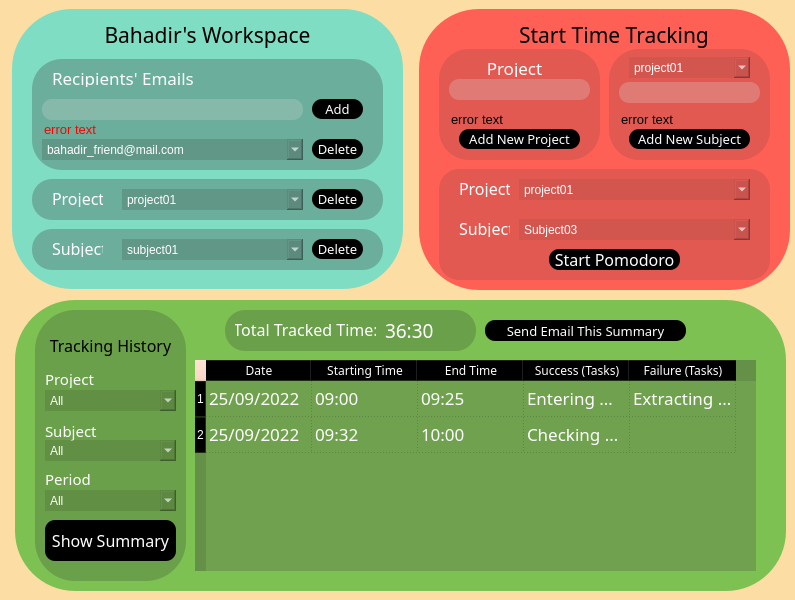
<?xml version="1.0" encoding="UTF-8"?>
<ui version="4.0">
 <class>mainMenuWidget</class>
 <widget class="QWidget" name="mainMenuWidget">
  <property name="geometry">
   <rect>
    <x>0</x>
    <y>0</y>
    <width>795</width>
    <height>600</height>
   </rect>
  </property>
  <property name="windowTitle">
   <string>Widget</string>
  </property>
  <property name="styleSheet">
   <string notr="true">background-color: rgb(252, 222, 164);</string>
  </property>
  <widget class="QWidget" name="UpsideWidget" native="true">
   <property name="geometry">
    <rect>
     <x>-1</x>
     <y>-1</y>
     <width>801</width>
     <height>301</height>
    </rect>
   </property>
   <property name="styleSheet">
    <string notr="true"/>
   </property>
   <widget class="QWidget" name="userWorkspaceWidget" native="true">
    <property name="enabled">
     <bool>true</bool>
    </property>
    <property name="geometry">
     <rect>
      <x>13</x>
      <y>10</y>
      <width>391</width>
      <height>280</height>
     </rect>
    </property>
    <property name="styleSheet">
     <string notr="true">background-color:rgb(126, 221, 194);
color:rgb(255,255,255);

border-radius:60px;
</string>
    </property>
    <widget class="QLabel" name="titleWorkspaceLabel">
     <property name="geometry">
      <rect>
       <x>30</x>
       <y>10</y>
       <width>331</width>
       <height>31</height>
      </rect>
     </property>
     <property name="font">
      <font>
       <family>Chalkboard</family>
       <pointsize>16</pointsize>
       <underline>false</underline>
      </font>
     </property>
     <property name="layoutDirection">
      <enum>Qt::LeftToRight</enum>
     </property>
     <property name="styleSheet">
      <string notr="true">color:rgb(0,0,0);</string>
     </property>
     <property name="text">
      <string>Bahadir's Workspace</string>
     </property>
     <property name="alignment">
      <set>Qt::AlignCenter</set>
     </property>
    </widget>
    <widget class="QWidget" name="projectDeleteWidget" native="true">
     <property name="enabled">
      <bool>true</bool>
     </property>
     <property name="geometry">
      <rect>
       <x>20</x>
       <y>170</y>
       <width>351</width>
       <height>41</height>
      </rect>
     </property>
     <property name="styleSheet">
      <string notr="true">background-color:rgba(87, 128, 115, 128);
border-radius:20px;
</string>
     </property>
     <widget class="QPushButton" name="projectDeleteButton">
      <property name="geometry">
       <rect>
        <x>280</x>
        <y>10</y>
        <width>51</width>
        <height>20</height>
       </rect>
      </property>
      <property name="font">
       <font>
        <family>Chalkboard</family>
        <pointsize>10</pointsize>
       </font>
      </property>
      <property name="styleSheet">
       <string notr="true">background-color:rgb(0, 0, 0);
border-radius:10px;
color:rgb(255, 255, 255);</string>
      </property>
      <property name="text">
       <string>Delete</string>
      </property>
     </widget>
     <widget class="QLabel" name="projectDeleteLabel">
      <property name="geometry">
       <rect>
        <x>20</x>
        <y>10</y>
        <width>51</width>
        <height>18</height>
       </rect>
      </property>
      <property name="font">
       <font>
        <family>Chalkboard</family>
        <pointsize>12</pointsize>
        <bold>false</bold>
        <underline>false</underline>
       </font>
      </property>
      <property name="layoutDirection">
       <enum>Qt::LeftToRight</enum>
      </property>
      <property name="styleSheet">
       <string notr="true">background-color:rgba(255, 255, 255, 0);</string>
      </property>
      <property name="text">
       <string>Project</string>
      </property>
     </widget>
     <widget class="QComboBox" name="projectDeleteCombo">
      <property name="geometry">
       <rect>
        <x>90</x>
        <y>10</y>
        <width>181</width>
        <height>21</height>
       </rect>
      </property>
      <property name="styleSheet">
       <string notr="true"/>
      </property>
      <item>
       <property name="text">
        <string>project01</string>
       </property>
      </item>
      <item>
       <property name="text">
        <string>project02</string>
       </property>
      </item>
      <item>
       <property name="text">
        <string>project03</string>
       </property>
      </item>
     </widget>
    </widget>
    <widget class="QWidget" name="subjectDeleteWidget" native="true">
     <property name="enabled">
      <bool>true</bool>
     </property>
     <property name="geometry">
      <rect>
       <x>20</x>
       <y>220</y>
       <width>351</width>
       <height>41</height>
      </rect>
     </property>
     <property name="styleSheet">
      <string notr="true">background-color:rgba(87, 128, 115, 128);
border-radius:20px;
</string>
     </property>
     <widget class="QPushButton" name="subjectDeleteButton">
      <property name="geometry">
       <rect>
        <x>280</x>
        <y>10</y>
        <width>51</width>
        <height>20</height>
       </rect>
      </property>
      <property name="font">
       <font>
        <family>Chalkboard</family>
        <pointsize>10</pointsize>
       </font>
      </property>
      <property name="styleSheet">
       <string notr="true">background-color:rgb(0, 0, 0);
border-radius:10px;
color:rgb(255, 255, 255);</string>
      </property>
      <property name="text">
       <string>Delete</string>
      </property>
     </widget>
     <widget class="QLabel" name="subjectDeleteLabel">
      <property name="geometry">
       <rect>
        <x>20</x>
        <y>10</y>
        <width>51</width>
        <height>18</height>
       </rect>
      </property>
      <property name="font">
       <font>
        <family>Chalkboard</family>
        <pointsize>12</pointsize>
        <bold>false</bold>
        <underline>false</underline>
       </font>
      </property>
      <property name="layoutDirection">
       <enum>Qt::LeftToRight</enum>
      </property>
      <property name="styleSheet">
       <string notr="true">background-color:rgba(255, 255, 255, 0);</string>
      </property>
      <property name="text">
       <string>Subject</string>
      </property>
     </widget>
     <widget class="QComboBox" name="subjectDeleteCombo">
      <property name="geometry">
       <rect>
        <x>90</x>
        <y>10</y>
        <width>181</width>
        <height>21</height>
       </rect>
      </property>
      <property name="styleSheet">
       <string notr="true"/>
      </property>
      <item>
       <property name="text">
        <string>subject01</string>
       </property>
      </item>
      <item>
       <property name="text">
        <string>subject02</string>
       </property>
      </item>
      <item>
       <property name="text">
        <string>subject03</string>
       </property>
      </item>
     </widget>
    </widget>
    <widget class="QWidget" name="recipientsWidget" native="true">
     <property name="enabled">
      <bool>true</bool>
     </property>
     <property name="geometry">
      <rect>
       <x>20</x>
       <y>50</y>
       <width>351</width>
       <height>111</height>
      </rect>
     </property>
     <property name="styleSheet">
      <string notr="true">background-color:rgba(87, 128, 115, 128);
border-radius:30px;
</string>
     </property>
     <widget class="QPushButton" name="deleteRecipientButton">
      <property name="geometry">
       <rect>
        <x>280</x>
        <y>80</y>
        <width>51</width>
        <height>20</height>
       </rect>
      </property>
      <property name="font">
       <font>
        <family>Chalkboard</family>
        <pointsize>10</pointsize>
       </font>
      </property>
      <property name="styleSheet">
       <string notr="true">background-color:rgb(0, 0, 0);
border-radius:10px;
color:rgb(255, 255, 255);</string>
      </property>
      <property name="text">
       <string>Delete</string>
      </property>
     </widget>
     <widget class="QLabel" name="recipientTitleLabel">
      <property name="geometry">
       <rect>
        <x>20</x>
        <y>10</y>
        <width>251</width>
        <height>18</height>
       </rect>
      </property>
      <property name="font">
       <font>
        <family>Chalkboard</family>
        <pointsize>13</pointsize>
        <bold>false</bold>
        <underline>false</underline>
       </font>
      </property>
      <property name="layoutDirection">
       <enum>Qt::LeftToRight</enum>
      </property>
      <property name="styleSheet">
       <string notr="true">background-color:rgba(255, 255, 255, 0);</string>
      </property>
      <property name="text">
       <string>Recipients' Emails</string>
      </property>
     </widget>
     <widget class="QComboBox" name="deleteRecipientCombo">
      <property name="geometry">
       <rect>
        <x>10</x>
        <y>80</y>
        <width>261</width>
        <height>21</height>
       </rect>
      </property>
      <property name="styleSheet">
       <string notr="true"/>
      </property>
      <item>
       <property name="text">
        <string>bahadir_friend@mail.com</string>
       </property>
      </item>
      <item>
       <property name="text">
        <string>bahadir_parent@mail.com</string>
       </property>
      </item>
      <item>
       <property name="text">
        <string>bahadir_boss@mail.com</string>
       </property>
      </item>
     </widget>
     <widget class="QLineEdit" name="addRecipientInput">
      <property name="geometry">
       <rect>
        <x>10</x>
        <y>40</y>
        <width>261</width>
        <height>21</height>
       </rect>
      </property>
      <property name="styleSheet">
       <string notr="true">background-color: rgba(217, 217, 217, 66);
border-radius:10px;
</string>
      </property>
      <property name="text">
       <string/>
      </property>
     </widget>
     <widget class="QPushButton" name="addRecipientButton">
      <property name="geometry">
       <rect>
        <x>280</x>
        <y>40</y>
        <width>51</width>
        <height>20</height>
       </rect>
      </property>
      <property name="font">
       <font>
        <family>Chalkboard</family>
        <pointsize>10</pointsize>
       </font>
      </property>
      <property name="styleSheet">
       <string notr="true">background-color:rgb(0, 0, 0);
border-radius:10px;
color:rgb(255, 255, 255);</string>
      </property>
      <property name="text">
       <string>Add</string>
      </property>
     </widget>
     <widget class="QLineEdit" name="errorTextRecipientsEmailLabel">
      <property name="geometry">
       <rect>
        <x>10</x>
        <y>60</y>
        <width>271</width>
        <height>21</height>
       </rect>
      </property>
      <property name="font">
       <font>
        <pointsize>10</pointsize>
       </font>
      </property>
      <property name="styleSheet">
       <string notr="true">background-color: rgba(255, 255, 255, 0);
color:red;</string>
      </property>
      <property name="text">
       <string>error text</string>
      </property>
     </widget>
    </widget>
   </widget>
   <widget class="QWidget" name="startTimeTrackingWidget" native="true">
    <property name="enabled">
     <bool>true</bool>
    </property>
    <property name="geometry">
     <rect>
      <x>420</x>
      <y>10</y>
      <width>371</width>
      <height>281</height>
     </rect>
    </property>
    <property name="styleSheet">
     <string notr="true">background-color:rgb(255, 96, 86);
color:rgb(255,255,255);

border-radius:60px;</string>
    </property>
    <widget class="QLabel" name="startTimeTrackingLabel">
     <property name="geometry">
      <rect>
       <x>90</x>
       <y>10</y>
       <width>210</width>
       <height>31</height>
      </rect>
     </property>
     <property name="font">
      <font>
       <family>Chalkboard</family>
       <pointsize>16</pointsize>
       <underline>false</underline>
      </font>
     </property>
     <property name="layoutDirection">
      <enum>Qt::LeftToRight</enum>
     </property>
     <property name="styleSheet">
      <string notr="true">color:rgb(0,0,0);</string>
     </property>
     <property name="text">
      <string>Start Time Tracking</string>
     </property>
     <property name="alignment">
      <set>Qt::AlignCenter</set>
     </property>
    </widget>
    <widget class="QWidget" name="addProjectWidget" native="true">
     <property name="enabled">
      <bool>true</bool>
     </property>
     <property name="geometry">
      <rect>
       <x>20</x>
       <y>40</y>
       <width>161</width>
       <height>111</height>
      </rect>
     </property>
     <property name="styleSheet">
      <string notr="true">background-color:rgba(193, 81, 76, 125);
border-radius:30px;
</string>
     </property>
     <widget class="QLabel" name="addProjectLabel">
      <property name="geometry">
       <rect>
        <x>40</x>
        <y>10</y>
        <width>71</width>
        <height>18</height>
       </rect>
      </property>
      <property name="font">
       <font>
        <family>Chalkboard</family>
        <pointsize>13</pointsize>
        <bold>false</bold>
        <underline>false</underline>
       </font>
      </property>
      <property name="layoutDirection">
       <enum>Qt::LeftToRight</enum>
      </property>
      <property name="styleSheet">
       <string notr="true">background-color:rgba(255, 255, 255, 0);</string>
      </property>
      <property name="text">
       <string>Project</string>
      </property>
      <property name="alignment">
       <set>Qt::AlignCenter</set>
      </property>
     </widget>
     <widget class="QLineEdit" name="addProjectInput">
      <property name="geometry">
       <rect>
        <x>10</x>
        <y>30</y>
        <width>141</width>
        <height>21</height>
       </rect>
      </property>
      <property name="styleSheet">
       <string notr="true">background-color: rgba(217, 217, 217, 66);
border-radius:10px;
</string>
      </property>
      <property name="text">
       <string/>
      </property>
     </widget>
     <widget class="QPushButton" name="addProjectButton">
      <property name="geometry">
       <rect>
        <x>20</x>
        <y>80</y>
        <width>121</width>
        <height>20</height>
       </rect>
      </property>
      <property name="font">
       <font>
        <family>Chalkboard</family>
        <pointsize>10</pointsize>
       </font>
      </property>
      <property name="styleSheet">
       <string notr="true">background-color:rgb(0, 0, 0);
border-radius:10px;
color:rgb(255, 255, 255);</string>
      </property>
      <property name="text">
       <string>Add New Project</string>
      </property>
     </widget>
     <widget class="QLineEdit" name="errorTextProjectLabel">
      <property name="geometry">
       <rect>
        <x>10</x>
        <y>60</y>
        <width>141</width>
        <height>20</height>
       </rect>
      </property>
      <property name="font">
       <font>
        <pointsize>10</pointsize>
       </font>
      </property>
      <property name="styleSheet">
       <string notr="true">background-color: rgba(255, 255, 255, 0);
color:black;</string>
      </property>
      <property name="text">
       <string>error text</string>
      </property>
     </widget>
    </widget>
    <widget class="QWidget" name="selectProjectSubjectWidget" native="true">
     <property name="enabled">
      <bool>true</bool>
     </property>
     <property name="geometry">
      <rect>
       <x>20</x>
       <y>160</y>
       <width>331</width>
       <height>111</height>
      </rect>
     </property>
     <property name="styleSheet">
      <string notr="true">background-color:rgba(193, 81, 76, 125);
border-radius:20px;
</string>
     </property>
     <widget class="QLabel" name="selectProjectLabel">
      <property name="geometry">
       <rect>
        <x>20</x>
        <y>10</y>
        <width>51</width>
        <height>18</height>
       </rect>
      </property>
      <property name="font">
       <font>
        <family>Chalkboard</family>
        <pointsize>12</pointsize>
        <bold>false</bold>
        <underline>false</underline>
       </font>
      </property>
      <property name="layoutDirection">
       <enum>Qt::LeftToRight</enum>
      </property>
      <property name="styleSheet">
       <string notr="true">background-color:rgba(255, 255, 255, 0);</string>
      </property>
      <property name="text">
       <string>Project</string>
      </property>
     </widget>
     <widget class="QComboBox" name="selectProjectCombo">
      <property name="geometry">
       <rect>
        <x>80</x>
        <y>10</y>
        <width>231</width>
        <height>21</height>
       </rect>
      </property>
      <property name="styleSheet">
       <string notr="true"/>
      </property>
      <item>
       <property name="text">
        <string>project01</string>
       </property>
      </item>
      <item>
       <property name="text">
        <string>project02</string>
       </property>
      </item>
      <item>
       <property name="text">
        <string>project03</string>
       </property>
      </item>
     </widget>
     <widget class="QLabel" name="selectSubjectLabel">
      <property name="geometry">
       <rect>
        <x>20</x>
        <y>50</y>
        <width>51</width>
        <height>18</height>
       </rect>
      </property>
      <property name="font">
       <font>
        <family>Chalkboard</family>
        <pointsize>12</pointsize>
        <bold>false</bold>
        <underline>false</underline>
       </font>
      </property>
      <property name="layoutDirection">
       <enum>Qt::LeftToRight</enum>
      </property>
      <property name="styleSheet">
       <string notr="true">background-color:rgba(255, 255, 255, 0);</string>
      </property>
      <property name="text">
       <string>Subject</string>
      </property>
     </widget>
     <widget class="QPushButton" name="startPomodoroButton">
      <property name="geometry">
       <rect>
        <x>110</x>
        <y>80</y>
        <width>131</width>
        <height>21</height>
       </rect>
      </property>
      <property name="font">
       <font>
        <family>Chalkboard</family>
        <pointsize>12</pointsize>
       </font>
      </property>
      <property name="styleSheet">
       <string notr="true">background-color:rgb(0, 0, 0);
border-radius:10px;
color:rgb(255, 255, 255);</string>
      </property>
      <property name="text">
       <string>Start Pomodoro</string>
      </property>
     </widget>
     <widget class="QComboBox" name="selectSubjectCombo">
      <property name="geometry">
       <rect>
        <x>80</x>
        <y>50</y>
        <width>231</width>
        <height>21</height>
       </rect>
      </property>
      <property name="styleSheet">
       <string notr="true"/>
      </property>
      <item>
       <property name="text">
        <string>Subject03</string>
       </property>
      </item>
      <item>
       <property name="text">
        <string>Subject01</string>
       </property>
      </item>
      <item>
       <property name="text">
        <string>Subject02</string>
       </property>
      </item>
     </widget>
    </widget>
    <widget class="QWidget" name="addSubjectWidget" native="true">
     <property name="enabled">
      <bool>true</bool>
     </property>
     <property name="geometry">
      <rect>
       <x>190</x>
       <y>40</y>
       <width>161</width>
       <height>111</height>
      </rect>
     </property>
     <property name="styleSheet">
      <string notr="true">background-color:rgba(193, 81, 76, 125);
border-radius:30px;
</string>
     </property>
     <widget class="QLineEdit" name="addSubjectInput">
      <property name="geometry">
       <rect>
        <x>10</x>
        <y>33</y>
        <width>141</width>
        <height>21</height>
       </rect>
      </property>
      <property name="styleSheet">
       <string notr="true">background-color: rgba(217, 217, 217, 66);
border-radius:10px;
</string>
      </property>
      <property name="text">
       <string/>
      </property>
     </widget>
     <widget class="QComboBox" name="addSubjectOnProjectCombo">
      <property name="geometry">
       <rect>
        <x>20</x>
        <y>8</y>
        <width>121</width>
        <height>21</height>
       </rect>
      </property>
      <property name="styleSheet">
       <string notr="true"/>
      </property>
      <item>
       <property name="text">
        <string>project01</string>
       </property>
      </item>
      <item>
       <property name="text">
        <string>project02</string>
       </property>
      </item>
      <item>
       <property name="text">
        <string>project03</string>
       </property>
      </item>
     </widget>
     <widget class="QPushButton" name="addSubjectButton">
      <property name="geometry">
       <rect>
        <x>20</x>
        <y>80</y>
        <width>121</width>
        <height>20</height>
       </rect>
      </property>
      <property name="font">
       <font>
        <family>Chalkboard</family>
        <pointsize>10</pointsize>
       </font>
      </property>
      <property name="styleSheet">
       <string notr="true">background-color:rgb(0, 0, 0);
border-radius:10px;
color:rgb(255, 255, 255);</string>
      </property>
      <property name="text">
       <string>Add New Subject</string>
      </property>
     </widget>
     <widget class="QLineEdit" name="errorTextSubjectLabel">
      <property name="geometry">
       <rect>
        <x>10</x>
        <y>60</y>
        <width>141</width>
        <height>20</height>
       </rect>
      </property>
      <property name="font">
       <font>
        <pointsize>10</pointsize>
       </font>
      </property>
      <property name="styleSheet">
       <string notr="true">background-color: rgba(255, 255, 255, 0);
color:black;</string>
      </property>
      <property name="text">
       <string>error text</string>
      </property>
     </widget>
    </widget>
   </widget>
  </widget>
  <widget class="QWidget" name="downsideWidget" native="true">
   <property name="geometry">
    <rect>
     <x>0</x>
     <y>300</y>
     <width>801</width>
     <height>311</height>
    </rect>
   </property>
   <property name="styleSheet">
    <string notr="true"/>
   </property>
   <widget class="QWidget" name="trackingHistoryWidget" native="true">
    <property name="enabled">
     <bool>true</bool>
    </property>
    <property name="geometry">
     <rect>
      <x>15</x>
      <y>0</y>
      <width>771</width>
      <height>291</height>
     </rect>
    </property>
    <property name="styleSheet">
     <string notr="true">background-color:rgb(125, 193, 83);
color:rgb(255,255,255);

border-radius:60px;</string>
    </property>
    <widget class="QWidget" name="showSummaryWidget" native="true">
     <property name="enabled">
      <bool>true</bool>
     </property>
     <property name="geometry">
      <rect>
       <x>20</x>
       <y>10</y>
       <width>151</width>
       <height>271</height>
      </rect>
     </property>
     <property name="styleSheet">
      <string notr="true">background-color:rgba(88, 128, 63, 128);
border-radius:40px;
</string>
     </property>
     <widget class="QComboBox" name="showSummaryProjectCombo">
      <property name="geometry">
       <rect>
        <x>10</x>
        <y>80</y>
        <width>131</width>
        <height>21</height>
       </rect>
      </property>
      <property name="styleSheet">
       <string notr="true"/>
      </property>
      <item>
       <property name="text">
        <string>All</string>
       </property>
      </item>
      <item>
       <property name="text">
        <string>project01</string>
       </property>
      </item>
      <item>
       <property name="text">
        <string>project02</string>
       </property>
      </item>
      <item>
       <property name="text">
        <string>project03</string>
       </property>
      </item>
     </widget>
     <widget class="QLabel" name="showSummaryProjectText">
      <property name="geometry">
       <rect>
        <x>10</x>
        <y>60</y>
        <width>71</width>
        <height>18</height>
       </rect>
      </property>
      <property name="font">
       <font>
        <family>Chalkboard</family>
        <pointsize>11</pointsize>
        <bold>false</bold>
        <underline>false</underline>
       </font>
      </property>
      <property name="layoutDirection">
       <enum>Qt::LeftToRight</enum>
      </property>
      <property name="styleSheet">
       <string notr="true">background-color:rgba(255, 255, 255, 0);</string>
      </property>
      <property name="text">
       <string>Project</string>
      </property>
     </widget>
     <widget class="QLabel" name="showSummarySubjectText">
      <property name="geometry">
       <rect>
        <x>10</x>
        <y>110</y>
        <width>61</width>
        <height>21</height>
       </rect>
      </property>
      <property name="font">
       <font>
        <family>Chalkboard</family>
        <pointsize>11</pointsize>
        <underline>false</underline>
       </font>
      </property>
      <property name="layoutDirection">
       <enum>Qt::LeftToRight</enum>
      </property>
      <property name="styleSheet">
       <string notr="true">background-color:rgba(255, 255, 255, 0);</string>
      </property>
      <property name="text">
       <string>Subject</string>
      </property>
     </widget>
     <widget class="QLabel" name="showSummaryPeriodText">
      <property name="geometry">
       <rect>
        <x>10</x>
        <y>160</y>
        <width>51</width>
        <height>18</height>
       </rect>
      </property>
      <property name="font">
       <font>
        <family>Chalkboard</family>
        <pointsize>11</pointsize>
        <underline>false</underline>
       </font>
      </property>
      <property name="layoutDirection">
       <enum>Qt::LeftToRight</enum>
      </property>
      <property name="styleSheet">
       <string notr="true">background-color:rgba(255, 255, 255, 0);</string>
      </property>
      <property name="text">
       <string>Period</string>
      </property>
     </widget>
     <widget class="QComboBox" name="showSummarySubjectCombo">
      <property name="geometry">
       <rect>
        <x>10</x>
        <y>130</y>
        <width>131</width>
        <height>21</height>
       </rect>
      </property>
      <property name="styleSheet">
       <string notr="true"/>
      </property>
      <item>
       <property name="text">
        <string>All</string>
       </property>
      </item>
      <item>
       <property name="text">
        <string>Subject01</string>
       </property>
      </item>
      <item>
       <property name="text">
        <string>Subject02</string>
       </property>
      </item>
      <item>
       <property name="text">
        <string>Subject03</string>
       </property>
      </item>
     </widget>
     <widget class="QComboBox" name="showSummaryPeriodCombo">
      <property name="geometry">
       <rect>
        <x>10</x>
        <y>180</y>
        <width>131</width>
        <height>21</height>
       </rect>
      </property>
      <property name="styleSheet">
       <string notr="true"/>
      </property>
      <item>
       <property name="text">
        <string>All</string>
       </property>
      </item>
      <item>
       <property name="text">
        <string>Today</string>
       </property>
      </item>
      <item>
       <property name="text">
        <string>This week</string>
       </property>
      </item>
      <item>
       <property name="text">
        <string>This month</string>
       </property>
      </item>
      <item>
       <property name="text">
        <string/>
       </property>
      </item>
     </widget>
     <widget class="QLabel" name="trackingHistoryTitleText">
      <property name="geometry">
       <rect>
        <x>10</x>
        <y>20</y>
        <width>131</width>
        <height>31</height>
       </rect>
      </property>
      <property name="font">
       <font>
        <family>Chalkboard</family>
        <pointsize>12</pointsize>
        <underline>false</underline>
       </font>
      </property>
      <property name="layoutDirection">
       <enum>Qt::LeftToRight</enum>
      </property>
      <property name="styleSheet">
       <string notr="true">background-color: rgba(255, 255, 255, 0);
border-radius:10px;
color:rgb(0,0,0);</string>
      </property>
      <property name="text">
       <string>Tracking History</string>
      </property>
      <property name="alignment">
       <set>Qt::AlignCenter</set>
      </property>
     </widget>
     <widget class="QPushButton" name="showSummaryButton">
      <property name="geometry">
       <rect>
        <x>10</x>
        <y>210</y>
        <width>131</width>
        <height>41</height>
       </rect>
      </property>
      <property name="font">
       <font>
        <family>Chalkboard</family>
        <pointsize>12</pointsize>
       </font>
      </property>
      <property name="styleSheet">
       <string notr="true">background-color:rgb(0, 0, 0);
border-radius:10px;
color:rgb(255, 255, 255);</string>
      </property>
      <property name="text">
       <string>Show Summary</string>
      </property>
     </widget>
    </widget>
    <widget class="QWidget" name="summaryTablePart" native="true">
     <property name="enabled">
      <bool>true</bool>
     </property>
     <property name="geometry">
      <rect>
       <x>180</x>
       <y>60</y>
       <width>561</width>
       <height>211</height>
      </rect>
     </property>
     <property name="styleSheet">
      <string notr="true">background-color:rgba(255, 207, 180, 24);
border-radius:0px;

 
</string>
     </property>
     <widget class="QTableWidget" name="summaryTableValuesWidget">
      <property name="geometry">
       <rect>
        <x>0</x>
        <y>0</y>
        <width>561</width>
        <height>211</height>
       </rect>
      </property>
      <property name="font">
       <font>
        <family>Chalkboard</family>
        <pointsize>13</pointsize>
        <italic>false</italic>
        <bold>false</bold>
       </font>
      </property>
      <property name="styleSheet">
       <string notr="true">background-color:rgba(88, 128, 63, 128);
font: 13pt &quot;Chalkboard&quot;;
text-align: center;</string>
      </property>
      <property name="sizeAdjustPolicy">
       <enum>QAbstractScrollArea::AdjustIgnored</enum>
      </property>
      <property name="autoScrollMargin">
       <number>14</number>
      </property>
      <property name="alternatingRowColors">
       <bool>false</bool>
      </property>
      <property name="gridStyle">
       <enum>Qt::DotLine</enum>
      </property>
      <property name="wordWrap">
       <bool>true</bool>
      </property>
      <attribute name="horizontalHeaderMinimumSectionSize">
       <number>20</number>
      </attribute>
      <attribute name="horizontalHeaderDefaultSectionSize">
       <number>106</number>
      </attribute>
      <attribute name="verticalHeaderCascadingSectionResizes">
       <bool>false</bool>
      </attribute>
      <attribute name="verticalHeaderMinimumSectionSize">
       <number>25</number>
      </attribute>
      <attribute name="verticalHeaderDefaultSectionSize">
       <number>36</number>
      </attribute>
      <row>
       <property name="text">
        <string>1</string>
       </property>
       <property name="background">
        <color>
         <red>0</red>
         <green>0</green>
         <blue>0</blue>
        </color>
       </property>
      </row>
      <row>
       <property name="text">
        <string>2</string>
       </property>
       <property name="background">
        <color>
         <red>0</red>
         <green>0</green>
         <blue>0</blue>
        </color>
       </property>
      </row>
      <column>
       <property name="text">
        <string>Date</string>
       </property>
       <property name="font">
        <font>
         <family>Chalkboard</family>
        </font>
       </property>
       <property name="background">
        <color>
         <red>0</red>
         <green>0</green>
         <blue>0</blue>
        </color>
       </property>
      </column>
      <column>
       <property name="text">
        <string>Starting Time</string>
       </property>
       <property name="font">
        <font>
         <family>Chalkboard</family>
        </font>
       </property>
       <property name="background">
        <color>
         <red>0</red>
         <green>0</green>
         <blue>0</blue>
        </color>
       </property>
      </column>
      <column>
       <property name="text">
        <string>End Time</string>
       </property>
       <property name="font">
        <font>
         <family>Chalkboard</family>
        </font>
       </property>
       <property name="background">
        <color>
         <red>0</red>
         <green>0</green>
         <blue>0</blue>
        </color>
       </property>
      </column>
      <column>
       <property name="text">
        <string>Success (Tasks)</string>
       </property>
       <property name="font">
        <font>
         <family>Chalkboard</family>
        </font>
       </property>
       <property name="background">
        <color>
         <red>0</red>
         <green>0</green>
         <blue>0</blue>
        </color>
       </property>
      </column>
      <column>
       <property name="text">
        <string>Failure (Tasks)</string>
       </property>
       <property name="font">
        <font>
         <family>Chalkboard</family>
        </font>
       </property>
       <property name="background">
        <color>
         <red>0</red>
         <green>0</green>
         <blue>0</blue>
        </color>
       </property>
      </column>
      <item row="0" column="0">
       <property name="text">
        <string>25/09/2022</string>
       </property>
      </item>
      <item row="0" column="1">
       <property name="text">
        <string>09:00</string>
       </property>
      </item>
      <item row="0" column="2">
       <property name="text">
        <string>09:25</string>
       </property>
      </item>
      <item row="0" column="3">
       <property name="text">
        <string>Entering values into system</string>
       </property>
      </item>
      <item row="0" column="4">
       <property name="text">
        <string>Extracting values</string>
       </property>
      </item>
      <item row="1" column="0">
       <property name="text">
        <string>25/09/2022</string>
       </property>
      </item>
      <item row="1" column="1">
       <property name="text">
        <string>09:32</string>
       </property>
      </item>
      <item row="1" column="2">
       <property name="text">
        <string>10:00</string>
       </property>
      </item>
      <item row="1" column="3">
       <property name="text">
        <string>Checking blabla</string>
       </property>
      </item>
      <item row="1" column="4">
       <property name="text">
        <string/>
       </property>
      </item>
     </widget>
    </widget>
    <widget class="QWidget" name="totalTrackedTimeWidget" native="true">
     <property name="enabled">
      <bool>true</bool>
     </property>
     <property name="geometry">
      <rect>
       <x>210</x>
       <y>10</y>
       <width>251</width>
       <height>41</height>
      </rect>
     </property>
     <property name="styleSheet">
      <string notr="true">background-color:rgba(88, 128, 63, 128);
border-radius:20px;
</string>
     </property>
     <widget class="QLabel" name="totalTrackedTimeTextLabel">
      <property name="geometry">
       <rect>
        <x>10</x>
        <y>10</y>
        <width>141</width>
        <height>18</height>
       </rect>
      </property>
      <property name="font">
       <font>
        <family>Chalkboard</family>
        <pointsize>12</pointsize>
        <underline>false</underline>
       </font>
      </property>
      <property name="layoutDirection">
       <enum>Qt::LeftToRight</enum>
      </property>
      <property name="styleSheet">
       <string notr="true">background-color:rgba(255, 255, 255, 0);</string>
      </property>
      <property name="text">
       <string>Total Tracked Time:</string>
      </property>
      <property name="alignment">
       <set>Qt::AlignCenter</set>
      </property>
     </widget>
     <widget class="QLabel" name="totalTrackedTimeDurationLabel">
      <property name="geometry">
       <rect>
        <x>160</x>
        <y>10</y>
        <width>71</width>
        <height>20</height>
       </rect>
      </property>
      <property name="font">
       <font>
        <family>Chalkboard</family>
        <pointsize>14</pointsize>
        <underline>false</underline>
       </font>
      </property>
      <property name="layoutDirection">
       <enum>Qt::LeftToRight</enum>
      </property>
      <property name="styleSheet">
       <string notr="true">background-color:rgba(255, 255, 255, 0);</string>
      </property>
      <property name="text">
       <string>36:30</string>
      </property>
      <property name="alignment">
       <set>Qt::AlignLeading|Qt::AlignLeft|Qt::AlignVCenter</set>
      </property>
     </widget>
    </widget>
    <widget class="QPushButton" name="sendEmailThisSummaryButton">
     <property name="geometry">
      <rect>
       <x>470</x>
       <y>20</y>
       <width>201</width>
       <height>21</height>
      </rect>
     </property>
     <property name="font">
      <font>
       <family>Chalkboard</family>
       <pointsize>10</pointsize>
      </font>
     </property>
     <property name="styleSheet">
      <string notr="true">background-color:rgb(0, 0, 0);
border-radius:10px;
color:rgb(255, 255, 255);</string>
     </property>
     <property name="text">
      <string>Send Email This Summary</string>
     </property>
    </widget>
   </widget>
  </widget>
 </widget>
 <resources/>
 <connections/>
</ui>
